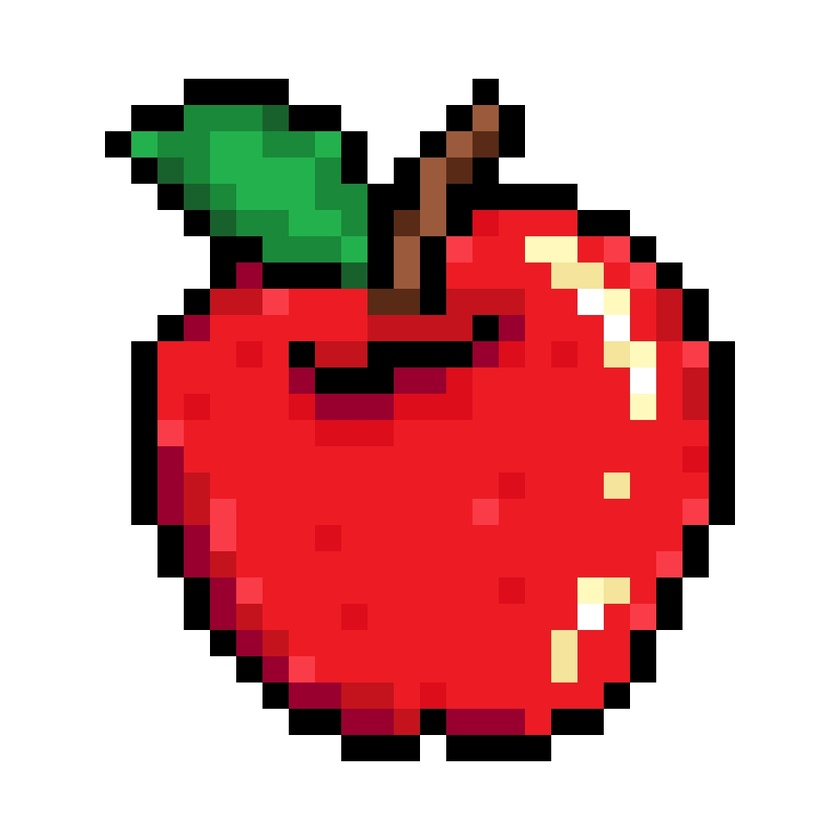
#> input picture py_practics/Week2/apple.jpg, 840 x 840 px, shrunk from 1024 x 1024 before the run
$ python replace_white_bg.py
#> lines starting #> are read from the running program, lines starting #| are printed output that depends on the picture
# #Problem: Replace the white background of an image with a Yellow background using OpenCV.

import cv2
import numpy as np

img = cv2.imread("apple.jpg")
#> img is the input picture: shape (840, 840, 3); mean B, G, R 157.6, 158.1, 212.5
height, width, channels = img.shape
#> height = 840; width = 840; channels = 3
white_tolerance = 230
img_yellow = img.copy()

for i in range(height):
    for j in range(width):
        b, g, r = img[i, j]

        if r > white_tolerance and g > white_tolerance and b > white_tolerance:
            img_yellow[i, j] = [0, 255, 0]
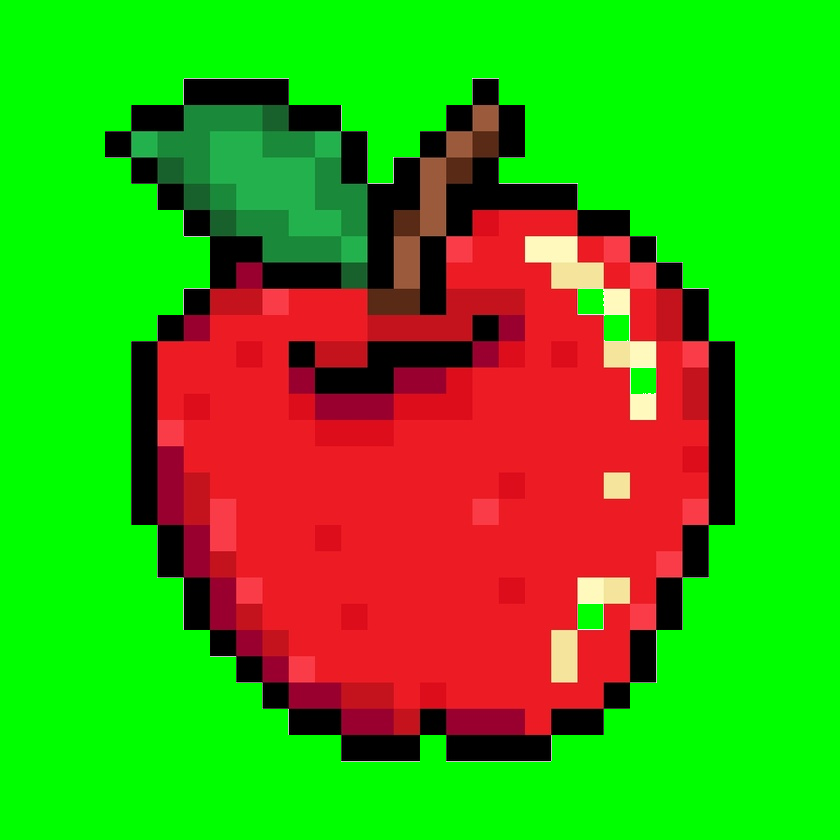
#> img_yellow: shape (840, 840, 3); mean B, G, R 16.4, 158.1, 71.3

cv2.imwrite("apple_yellow.jpg", img_yellow)

cv2.imshow("Yellow Background Image", img_yellow)
cv2.waitKey(0)
